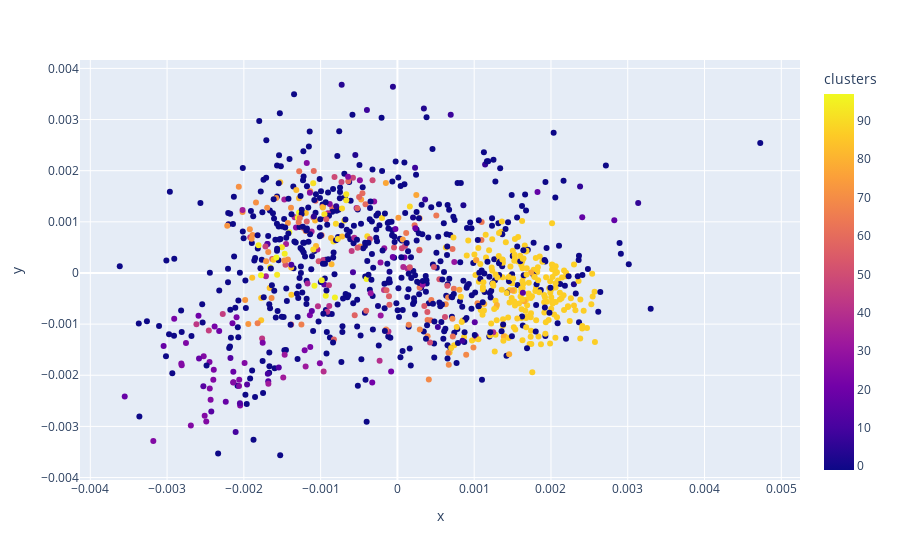

Source (notebook cell):
### Code cell
clusterer = HDBSCAN(algorithm='best', alpha=0.5, approx_min_span_tree=False,
    gen_min_span_tree=True, leaf_size=20,
metric='euclidean', min_cluster_size=2, min_samples=2, p=None)

#clusterer = DBSCAN(metric=cosine_distances)

cluster_labels = clusterer.fit_predict(normalize(vectors[:1000],norm="l2"))
p["clusters"] = cluster_labels
fig = px.scatter(p, x="x", y="y",hover_name="headline", color = "clusters", size_max=60)
fig.update_layout(
     height=1200)

### Figure 1 — Plotly figure (JSON) as saved in the notebook; plotly's stock layout.template omitted (floating-point values rounded to 4 significant figures; data arrays with more than 128 entries replaced by an {"elided": "..."} marker saying what was removed)
{"data": [{"hovertemplate": "<b>%{hovertext}</b><br><br>x=%{x}<br>y=%{y}<br>clusters=%{marker.color}<extra></extra>", "hovertext": {"elided": "1000 str values"}, "legendgroup": "", "marker": {"color": {"elided": "1000 int values"}, "coloraxis": "coloraxis", "symbol": "circle"}, "mode": "markers", "name": "", "orientation": "v", "showlegend": false, "type": "scatter", "x": {"elided": "1000 float values"}, "xaxis": "x", "y": {"elided": "1000 float values"}, "yaxis": "y"}], "layout": {"autosize": true, "coloraxis": {"colorbar": {"title": {"text": "clusters"}}, "colorscale": [[0, "#0d0887"], [0.1111, "#46039f"], [0.2222, "#7201a8"], [0.3333, "#9c179e"], [0.4444, "#bd3786"], [0.5556, "#d8576b"], [0.6667, "#ed7953"], [0.7778, "#fb9f3a"], [0.8889, "#fdca26"], [1, "#f0f921"]]}, "legend": {"tracegroupgap": 0}, "margin": {"t": 60}, "xaxis": {"anchor": "y", "autorange": true, "domain": [0, 1], "range": [-0.004105, 0.005214], "title": {"text": "x"}, "type": "linear"}, "yaxis": {"anchor": "x", "autorange": true, "domain": [0, 1], "range": [-0.003999, 0.004115], "title": {"text": "y"}, "type": "linear"}}}
